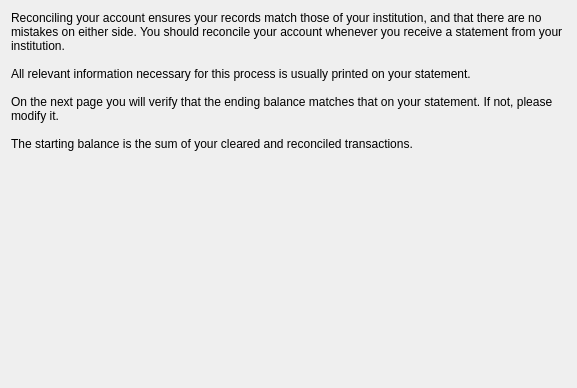
<?xml version="1.0" encoding="UTF-8"?>
<ui version="4.0">
 <class>CheckingStartWizardPage</class>
 <widget class="QWizardPage" name="CheckingStartWizardPage">
  <property name="geometry">
    <rect>
     <x>6</x>
     <y>34</y>
     <width>577</width>
     <height>388</height>
    </rect>
   </property>
   <attribute name="title">
    <string>General Information</string>
   </attribute>
   <layout class="QVBoxLayout">
    <property name="spacing">
     <number>6</number>
    </property>
    <property name="margin">
     <number>11</number>
    </property>
    <item>
     <widget class="QLabel" name="TextLabel6">
      <property name="text">
       <string>Reconciling your account ensures your records match those of your institution, and that there are no mistakes on either side. You should reconcile your account whenever you receive a statement from your institution.

All relevant information necessary for this process is usually printed on your statement.

On the next page you will verify that the ending balance matches that on your statement. If not, please modify it.

The starting balance is the sum of your cleared and reconciled transactions.</string>
      </property>
      <property name="alignment">
       <set>Qt::AlignTop</set>
      </property>
      <property name="wordWrap">
       <bool>true</bool>
      </property>
     </widget>
    </item>
   </layout>
 </widget>
 <resources/>
 <connections/>
 <customwidgets>
 </customwidgets>
 <tabstops>
 </tabstops>
 <buttongroups>
 </buttongroups>
</ui>
